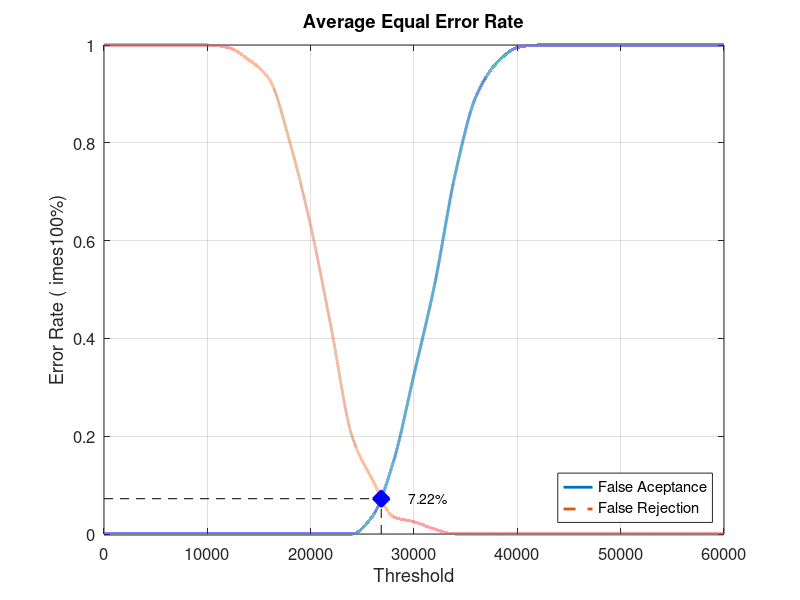
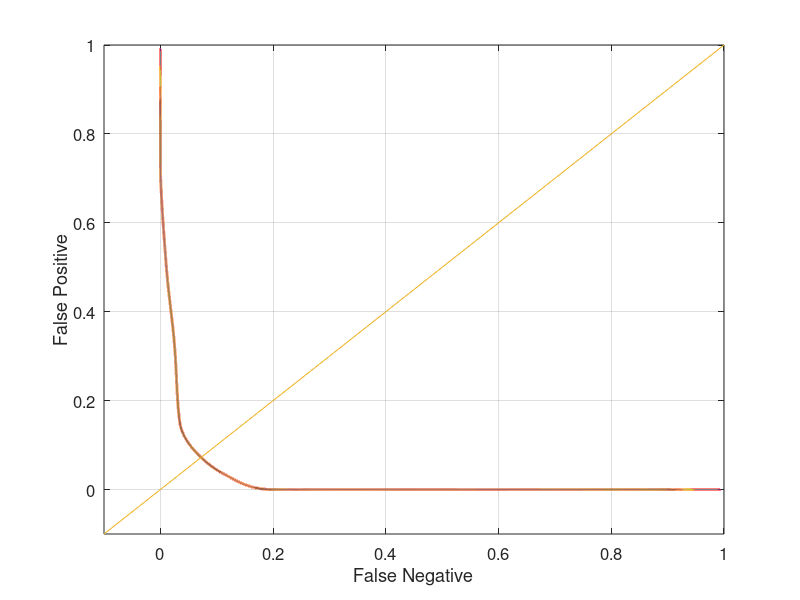

Write MATLAB code to recreate these figures, in order.
close all;
clear;
clc;
x = 0:2000:60000;
xq = 0:0.5:60000;

y0 = [0 0 0 0 0 0 0 0 0 0 0 0 0 0.0368421 0.147368 0.326316 0.510526 0.736842 0.894737 0.963158 0.994737 1 1 1 1 1 1 1 1 1 1]
yy0 = interp1(x, y0, xq, 'pchip');
y1 = [1 1 1 1 1 1 0.995 0.97 0.93 0.8 0.63 0.42 0.2 0.11 0.035 0.025 0.01 0 0 0 0 0 0 0 0 0 0 0 0 0 0]
yy1 = interp1(x, y1, xq, 'pchip');

% Calculating EER: 
y2 = abs(y0 - y1);
find(y2 == min(y2))
yy2 = abs(yy0 - yy1);
xEER = find(yy2 == min(yy2));
xEERIndex = xq(xEER) % X-axis EER
yEER = yy0(xEER) % Y-axis EER

main = figure
plot(xq, yy0,'-','LineWidth', 2);	hold on
plot(xq, yy1,'--','LineWidth', 2);	hold on
plot([xEERIndex xEERIndex], [0 yEER], 'k--');	hold on
plot([0 xEERIndex], [yEER yEER], 'k--');	hold on
plot(xEERIndex, yEER, 'bx', 'LineWidth', 10);	hold on
text(xEERIndex + 10 * xEERIndex / 100, yEER, [num2str(round((10000 * yEER)) / 100) '%'])
legend('False Aceptance', 'False Rejection', 'Location', 'SouthEast')
xlabel('Threshold')
ylabel('Error Rate (	imes100%)')
title('Average Equal Error Rate')
set(gca, 'FontSize', 12)
axis([0 60000 0 1])
grid on

print(main, 'Database2_2Main', '-dpng');
FNRxFPR = figure('Color', [1 1 1]);
plot(yy1, yy0, '-', yy1, yy0, 'LineWidth', 2);
hold on
y = -0.1:0.1:1
plot(y, y); 
set(gca, 'FontSize', 12)
xlabel('False Negative')
ylabel('False Positive')
axis([-0.1 1 -0.1 1])
set(gca, 'FontSize', 12)
grid on

print(FNRxFPR, 'Database2_2FNRxFPR','-dpng');
